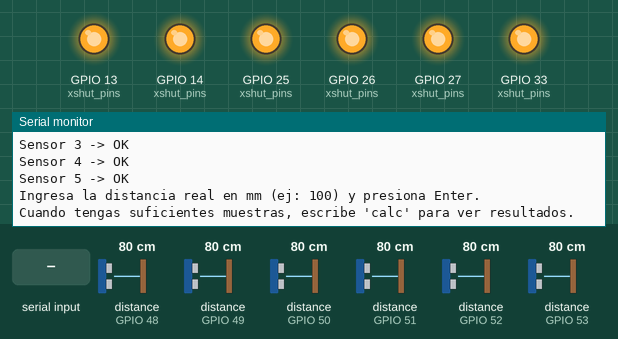
The sketch below on a simulated ESP32. On the bench: output pins drawn as LEDs (lit = HIGH), the last lines printed to the serial monitor. Inputs (shaded band) come from the test bench; at power-on: distance to the obstacle (sensors on GPIO 48, GPIO 49, GPIO 50, GPIO 51, GPIO 52, GPIO 53) 80 cm.

Above: at 3.2 s.
3.3 s: "calc\n" received over Serial
At 3.8 s:
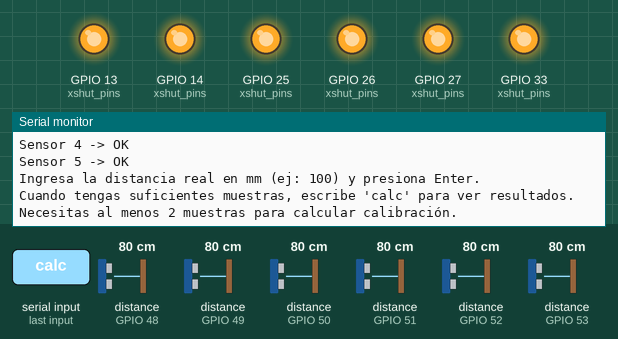
4.8 s: "90,45\n" received over Serial
At 6.1 s:
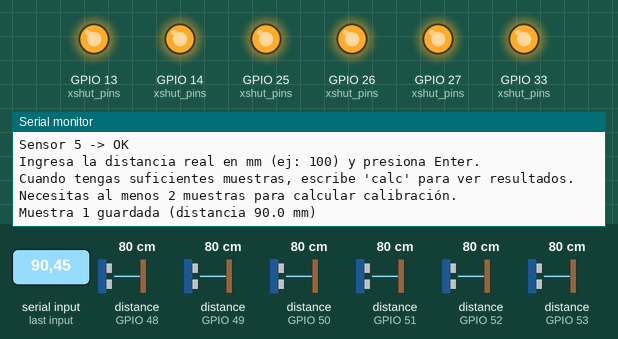
6.4 s: "0\n" received over Serial
At 7.4 s:
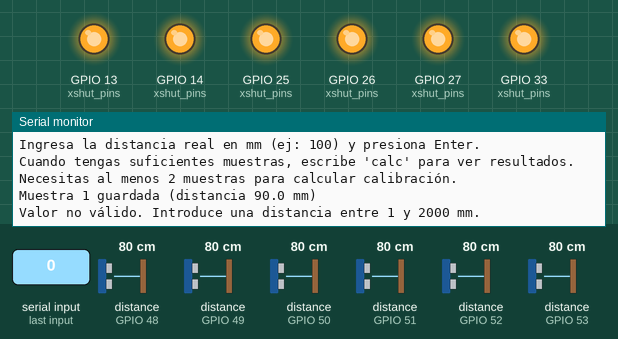
Timing chart, 0 to 9.4 s (numbered marks = the images above; inputs shaded):
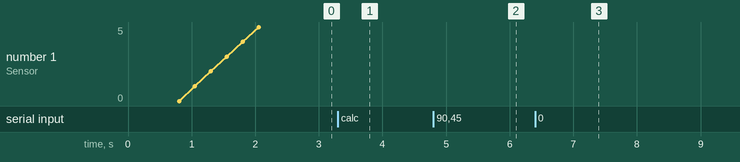

The sketch:

calib_tof_pepe.ino
```cpp
#include <Wire.h>
#include <VL53L0X.h>

#define XSHUT_1 13
#define XSHUT_2 33
#define XSHUT_3 14
#define XSHUT_4 27
#define XSHUT_5 26
#define XSHUT_6 25

const int xshut_pins[6] = {XSHUT_1, XSHUT_2, XSHUT_3, XSHUT_4, XSHUT_5, XSHUT_6};
const uint8_t VL53L0X_ADDR[6] = {0x30, 0x31, 0x32, 0x33, 0x34, 0x35};

VL53L0X laser[6];
bool laser_ok[6] = {false};

// Almacenamiento de pares de calibración
const int MAX_SAMPLES = 10;
float real_dist[MAX_SAMPLES];        // distancias reales (mm) ingresadas
uint16_t raw_dist[6][MAX_SAMPLES];   // lecturas crudas de cada sensor
int sample_count = 0;

void setup() {
  Serial.begin(115200);
  delay(500);
  Wire.begin(18, 19);
  Wire.setClock(50000);
  Serial.println("\n--- CALIBRACIÓN VL53L0X ---");
  Serial.println("Asegúrate de colocar un objeto a una distancia conocida.");

  // Inicializar sensores
  for (int i = 0; i < 6; i++) {
    pinMode(xshut_pins[i], OUTPUT);
    digitalWrite(xshut_pins[i], LOW);
  }
  delay(50);
  for (int i = 0; i < 6; i++) {
    digitalWrite(xshut_pins[i], HIGH);
    delay(150);
    if (laser[i].init(true)) {
      laser_ok[i] = true;
      laser[i].setTimeout(500);
      delay(100);
      laser[i].setAddress(VL53L0X_ADDR[i]);
      laser[i].setMeasurementTimingBudget(20000);
      laser[i].startContinuous();
      Serial.printf("Sensor %d -> OK\n", i);
    } else {
      laser_ok[i] = false;
      digitalWrite(xshut_pins[i], LOW);
      Serial.printf("Sensor %d -> FAILED\n", i);
    }
  }
  Serial.println("Ingresa la distancia real en mm (ej: 100) y presiona Enter.");
  Serial.println("Cuando tengas suficientes muestras, escribe 'calc' para ver resultados.");
}

void loop() {
  if (Serial.available()) {
    String input = Serial.readStringUntil('\n');
    input.trim();
    if (input.length() == 0) return;

    if (input.equalsIgnoreCase("calc")) {
      calculateAndPrint();
      return;
    }

    // Convertir a número
    float dist_mm = input.toFloat();
    if (dist_mm <= 0 || dist_mm > 2000) {
      Serial.println("Valor no válido. Introduce una distancia entre 1 y 2000 mm.");
      return;
    }

    if (sample_count >= MAX_SAMPLES) {
      Serial.println("Límite de muestras alcanzado. Escribe 'calc' para ver resultados.");
      return;
    }

    // Tomar lectura de todos los sensores
    real_dist[sample_count] = dist_mm;
    for (int i = 0; i < 6; i++) {
      if (laser_ok[i]) {
        uint16_t d = laser[i].readRangeContinuousMillimeters();
        raw_dist[i][sample_count] = d;
      } else {
        raw_dist[i][sample_count] = 0;
      }
    }
    Serial.printf("Muestra %d guardada (distancia %.1f mm)\n", sample_count + 1, dist_mm);
    sample_count++;
  }
}

void calculateAndPrint() {
  if (sample_count < 2) {
    Serial.println("Necesitas al menos 2 muestras para calcular calibración.");
    return;
  }

  Serial.println("\n--- RESULTADOS DE CALIBRACIÓN ---");
  for (int s = 0; s < 6; s++) {
    if (!laser_ok[s]) {
      Serial.printf("Sensor %d: no funcional, se omite.\n", s);
      continue;
    }

    // Regresión lineal simple: real = a * raw + b
    float sum_x = 0, sum_y = 0, sum_xy = 0, sum_xx = 0;
    int n = sample_count;
    for (int i = 0; i < n; i++) {
      float x = raw_dist[s][i];
      float y = real_dist[i];
      sum_x += x;
      sum_y += y;
      sum_xy += x * y;
      sum_xx += x * x;
    }
    float denom = n * sum_xx - sum_x * sum_x;
    float a = (n * sum_xy - sum_x * sum_y) / denom;
    float b = (sum_y - a * sum_x) / n;

    // Imprimir coeficientes
    Serial.printf("Sensor %d: real = %.6f * raw + %.4f\n", s, a, b);
    // También mostramos el offset equivalente en mm para una lectura de 0 (aunque no sea físico)
    Serial.printf("   Offset aprox: %.2f mm, Scale: %.4f\n", b, a);
  }
  Serial.println("Copia estos coeficientes en tu código de producción.");
  Serial.println("Ejemplo de corrección: dist_corregida = a * dist_cruda + b;");
}
```

Measured:
- after the input at 3.3 s, the serial monitor: prints a new line at once (image 1)
- after the input at 4.8 s, the serial monitor: prints a new line after 0.20 s (image 2)
- after the input at 6.4 s, the serial monitor: prints a new line at once (image 3)
